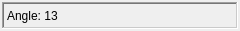
<?xml version="1.0" encoding="UTF-8"?>
<ui version="4.0">
 <class>Vtk2dGraphicsViewAngleWidget</class>
 <widget class="QWidget" name="Vtk2dGraphicsViewAngleWidget">
  <property name="geometry">
   <rect>
    <x>0</x>
    <y>0</y>
    <width>240</width>
    <height>31</height>
   </rect>
  </property>
  <property name="windowTitle">
   <string>Form</string>
  </property>
  <layout class="QHBoxLayout" name="horizontalLayout">
   <property name="spacing">
    <number>4</number>
   </property>
   <property name="leftMargin">
    <number>2</number>
   </property>
   <property name="topMargin">
    <number>2</number>
   </property>
   <property name="rightMargin">
    <number>2</number>
   </property>
   <property name="bottomMargin">
    <number>2</number>
   </property>
   <item>
    <widget class="QLabelWithClickedSignal" name="angleLabel">
     <property name="minimumSize">
      <size>
       <width>125</width>
       <height>0</height>
      </size>
     </property>
     <property name="frameShape">
      <enum>QFrame::WinPanel</enum>
     </property>
     <property name="frameShadow">
      <enum>QFrame::Sunken</enum>
     </property>
     <property name="text">
      <string>Angle: 13</string>
     </property>
    </widget>
   </item>
  </layout>
 </widget>
 <customwidgets>
  <customwidget>
   <class>QLabelWithClickedSignal</class>
   <extends>QLabel</extends>
   <header>misc/qlabelwithclickedsignal.h</header>
  </customwidget>
 </customwidgets>
 <resources/>
 <connections/>
</ui>
